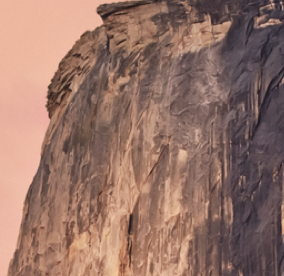
#> input picture homework/homework_1/image.png, 284 x 276 px
$ jupyter execute HW1.ipynb   (shell and % lines are left out)   (older library calls are emulated)
#> lines starting #> are read from the running program, lines starting #| are printed output that depends on the picture
# Question 1a: %timeit
You may know from your experiences with matlab that you should always prefer vector- or matrix-based operations over for loops, if possible (hence the name **mat**(rix)**lab**(oratory)). The same is true of python -- you should prefer numpy-array-based operations over for loops. This will also be important for tensorflow -- as much as possible, you should avoid using python for loops when writing tensorflow code. To examine the impact of using for loops over numpy-array-based operations, for this question, you will exploit one of jupyter's built-in magic commands, `%timeit`:

[cell 1]
import numpy as np
np.zeros((100,100))  # provide statistics on how long it takes to generate a 100x100 array of 0s

As you can see, all you need to do is put `%timeit` before the command that you would normally run and jupyter will run that line multiple times to generate computation timing statistics.

Now, let's compare the computation timing for multiplying two random matrices, each with a dimension of 100x100, using 1) `np.matmul` and 2) multiple embedded for loops. For (2), please write your own function to implement the for loops. Feel free to wrap (2) into a function definition. Verify that (1) and (2) produce the same output. According to `%timeit`, how many times faster is (1) than (2)?

[cell 2]
# your code here
m1 = np.random.rand(100, 100)
m2 = np.random.rand(100, 100)

def matmulRW(test1, test2):
    result = np.zeros((len(test1), len(test2[0])))
    for i in range(len(test1)):
        for j in range(len(test2[0])):
            for v in range(len(test1[i])):
                result[i][j] += test1[i][v] * test2[v][j]
#> further down, image is the input picture: shape (276, 284, 4) float32; mean R, G, B, A 0.585, 0.45, 0.404, 1
    return result


result1 = np.matmul(m1, m2)
print(result1)

result2 = matmulRW(m1, m2)
print(result2)
print(result2 - result1)

'''
Answer: The results are the same with reasonable rounding errors.
The function np.matmul is around 26,000 times faster than for loops
'''

# Question 1b
There are two main ways of computing convolutions digitally: 1) directly, using the definition of a convolution, and 2) using the convolution theorem that you proved in the written portion of this homework assignment (i.e., using ffts). Which method is more efficient depends on the sizes of the inputs. Let's use `%timeit` to compare the speeds for 1D convolutions using [`scipy.signal.convolve `](https://docs.scipy.org/doc/scipy/reference/generated/scipy.signal.convolve.html). This function has an argument called "method", which can be set to "direct" or "fft", which correspond to (1) and (2) above. Use this function to convolve two random 1D signals of lengths $n=100, 500, 1000,$ and $2000$, and compare the speed of both methods. For which n do(es) method 1 outperform method 2, and vice versa? Can you make any generalizations based on these results about when one method outperforms the other?

[cell 3]
from scipy.signal import convolve
# your code here; feel free to use multiple cells
list1 = np.random.rand(100, 1)
list2 = np.random.rand(100, 1)
convolve(list1, list2, method = 'fft')
convolve(list1, list2, method = 'direct')

[cell 4]
list1 = np.random.rand(500, 1)
list2 = np.random.rand(500, 1)
convolve(list1, list2, method = 'fft')
convolve(list1, list2, method = 'direct')

[cell 5]
list1 = np.random.rand(1000, 1)
list2 = np.random.rand(1000, 1)
convolve(list1, list2, method = 'fft')
convolve(list1, list2, method = 'direct')

[cell 6]
list1 = np.random.rand(2000, 1)
list2 = np.random.rand(2000, 1)
convolve(list1, list2, method = 'fft')
convolve(list1, list2, method = 'direct')

[cell 7]
'''
fft method performs better than direct method for all lengths of n.
The larger n is, the less efficient direct method is.
'''

# Question 2: the convolution theorem
As we investigated in question 1b, it is also possible to do convolutions using Fourier transforms, and in some cases this is the preferable method. In fact, there is some body of work investigating the use of ffts and multiplication to do convolution operations in convolutional neural networks.

For this question, to illustrate this theorem, given a convolutional kernel you will find the corresponding Fourier operation that produces the same result. To this end,

1. create a 7x7 Gaussian kernel with a standard deviation $\sigma=2$ (using a pixel grid spacing of 1)
2. load an image, if it is color then convert it to grayscale (you can just sum the 3 color channels), and then resize the image into a 128x128 array
3. compute the convolution  - you can use a numpy (np) or scipy function. Make sure the output is the same size as the input image, which is slightly different than the formal definition of a discrete convolution, but is something that is usually convenient to do.
4. Find the Fourier filter that does the same operation in the Fourier domain, and show the resulting blurred image implemented using the Fourier method (i.e., if $I_{2}=I_{1}*h$, then $\mathcal{F}[I_{2}]=\mathcal{F}[I_{1}]\mathcal{F}[h]$, so find the correct array for $\mathcal{F}[h]$ and re-generate $I_2$).

[cell 8]
# the following line will cause subsequent plotting commands to display directly in the notebook
import matplotlib.pyplot as plt
import matplotlib.image as mpimg

#1.
kernel = np.random.normal(0, 2, (7, 7))
#2.
def rgb2gray(rgb):
    r, g, b = rgb[:,:,0], rgb[:,:,1], rgb[:,:,2]
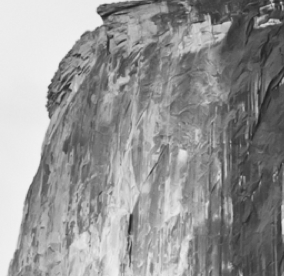
#> r: shape (276, 284) float32; min 0.114, max 0.945, mean 0.585
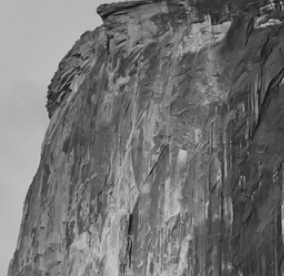
#> g: shape (276, 284) float32; min 0.0863, max 0.784, mean 0.45
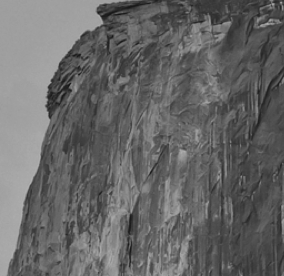
#> b: shape (276, 284) float32; min 0.0824, max 0.698, mean 0.404
    gray = 0.2989 * r + 0.5870 * g + 0.1140 * b
    return gray

image = mpimg.imread('image.png')
grayscale = rgb2gray(image)
from skimage.transform import resize
grayscale1 = resize(grayscale, (128, 128))
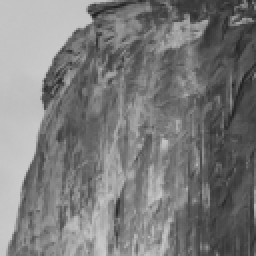
#> grayscale1: shape (128, 128) float32 (shown 2 times larger); min 0.128, max 0.799, mean 0.485
plt.imshow(grayscale1, cmap = plt.get_cmap('gray'))
plt.show()

[cell 9]
#3.
conv_grayscale1 = convolve(grayscale1, kernel, mode = 'same')
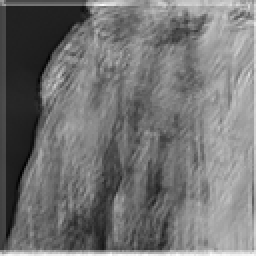
#> conv_grayscale1: shape (128, 128) float64 (shown 2 times larger); min -19.88, max 0.643, mean -10.56; drawn with min black and max white
plt.imshow(conv_grayscale1, cmap = plt.get_cmap('gray'))
plt.show()

[cell 10]
#4.
kernel_fft = np.fft.fftshift(np.fft.fft2(kernel, (128, 128)))
grayscale1_fft = np.fft.fftshift(np.fft.fft2(grayscale1))
I2_fft = grayscale1_fft*kernel_fft
I2 = np.fft.ifft2(np.fft.ifftshift(I2_fft))
plt.imshow(np.real(I2), cmap = plt.get_cmap('gray'))
plt.show()
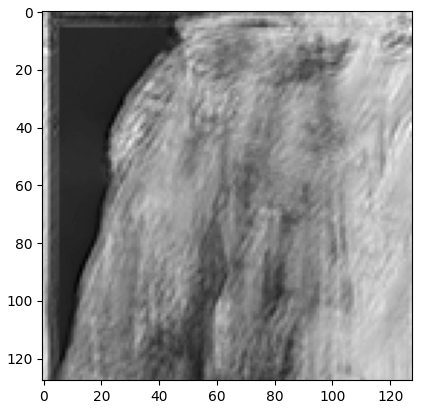
#> figure drawn by matplotlib, 1 panel

# Question 3: data augmentation
One indispensable tool used in deep learning is data augmentation. That is, we can to some extent artificially increase the size of our dataset by randomly altering the current dataset. One common augmenting operation is to do random crops of the original image. For example, researchers designing neural networks for ImageNet, a dataset of natural RGB images, typically resize the images to 256x256x3 and then take a random 224x224x3 crop such that the latter fits entirely in the former.

For this question, take a picture with your phone or find a picture online, load it into jupyter, resize it to 256x256x3 (discard the alpha channel if one is present), and then perform the random 224x224x3 crop. The crops should be uniformly distributed within the bounding 256x256 box and do not need to be rotated. Please display the 256x256x3 image and 5 random crops using `plt.imshow`.

[cell 11]
from random import randint
from PIL import Image


image1 = Image.open('image2.png')
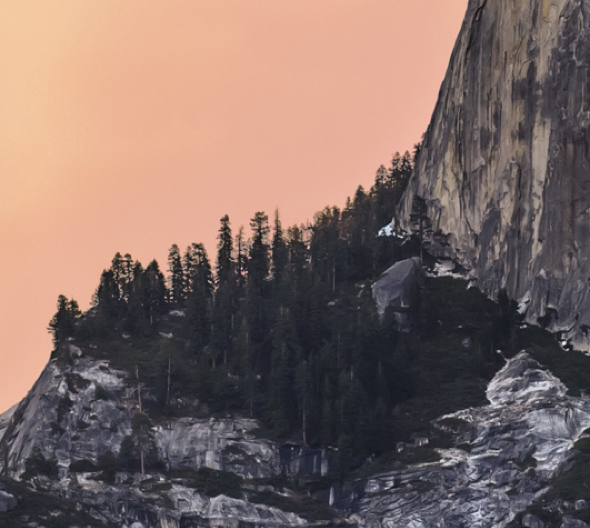
#> input picture homework/homework_1/image2.png, 590 x 528 px
#> image1 is the input picture: PIL image 590x528 RGBA; mean R, G, B, A 127.8, 107.2, 101.6, 255
image2 = image1.resize((256 , 256), Image.ANTIALIAS)
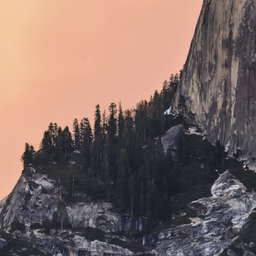
#> image2: PIL image 256x256 RGBA; mean R, G, B, A 127.8, 107.2, 101.6, 255

def randomCrop(im):
    x = randint(0, 31)
    y = randint(0, 31)
    coordinate = (x, y, x + 224, y + 224)
    result = im.crop(coordinate)
    print(coordinate)
    print(result.size)
#| (224, 224)
    return result

plt.imshow(randomCrop(image2))
plt.show()

plt.imshow(randomCrop(image2))
#| (224, 224)
plt.show()

plt.imshow(randomCrop(image2))
#| (224, 224)
plt.show()

plt.imshow(randomCrop(image2))
#> in randomCrop (call 4), `result = im.crop(coordinate)`:
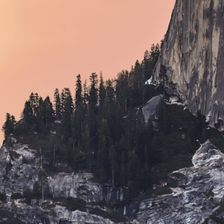
#> result: PIL image 224x224 RGBA; mean R, G, B, A 114.1, 97.1, 94.7, 255
#| (224, 224)
plt.show()

plt.imshow(randomCrop(image2))
#> in randomCrop (call 5), `result = im.crop(coordinate)`:
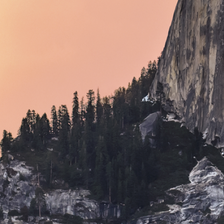
#> result: PIL image 224x224 RGBA; mean R, G, B, A 122.5, 102.5, 97.9, 255
#| (224, 224)
plt.show()
